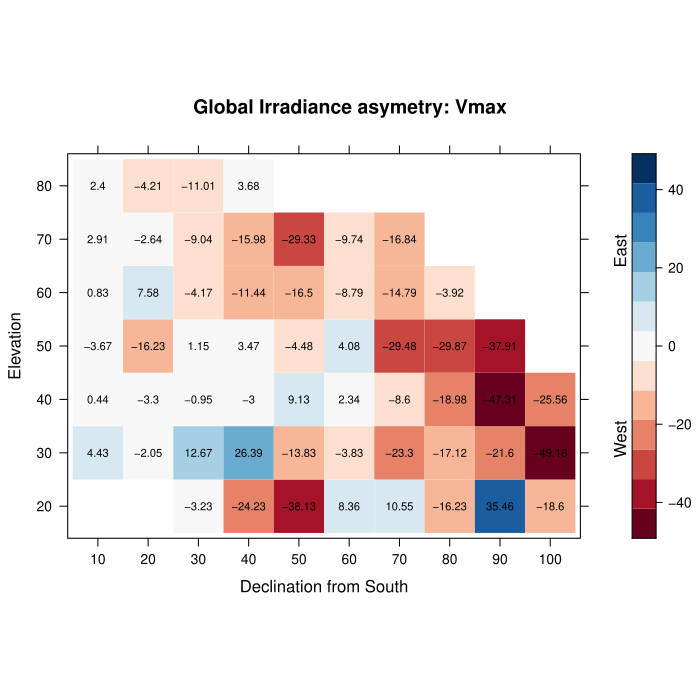

The script that drew this image:
#!/usr/bin/env Rscript
#' Copyright (C) 2016 Athanasios Natsis <natsisathanasios@gmail.com>
#'

# https://stackoverflow.com/questions/48921217/r-center-red-to-blue-color-palette-at-0-in-levelplot

####  Clear environment  -------------------------------------------------------
closeAllConnections()
rm(list = (ls()[ls() != ""]))
Sys.setenv(TZ = "UTC")
tic = Sys.time()
Script.Name = funr::sys.script()
if(!interactive())pdf(file=sub("\\.R$",".pdf",Script.Name))
# sink(file=sub("\\.R$",".out",Script.Name,),split=TRUE)

library(data.table)
library(reshape2)
library(lattice)
library(RColorBrewer)

sza_bin  <- 10
azi_bin  <- 10
min_elev <- 15
max_nor  <- 100
since    <- 2016
p_lim    <- 0.05   ## statistical sign
rel_lim  <- 0.3    ## limit percent difference in N

#### LOAD DATA #################################################################

## Using Clear Sky data
filelist <- list.files(path = "/home/athan/DATA/Broad_Band",
                     pattern = "Clear_Sky_20[1-2][0-9]+.Rds",
                     full.names = T)

## Since 2016
data <- data.table()
for (af in filelist) {
    temp <- readRDS(af)
    if (any(year(temp$Date30) >= since)) {
        data <- rbind(data,temp)
    }
}

## Keep only flagged as clear
data <- data[ CSflag == 0 ]
## Declination from North
data[, North := Azimuth - 180 ]

## Exclude extreme angles
data <- data[ Elevat    > min_elev ]
data <- data[ abs(North)< max_nor  ]


## Bin sza and azimuth
data[, SZA_BIN := sza_bin * (SZA     %/% sza_bin) ]
data[, AZI_BIN := sza_bin * (Azimuth %/% azi_bin) ]

## symmetric binning around zero
data[, NOR_BIN := sign(North) * azi_bin * ( abs(North) %/% azi_bin + 1) ]

## Break in direct and global data
datGLB <- data[ QCF_GLB == "good" & !is.na(wattGLB) ]
data   <- datGLB


####  ANALYSIS  ################################################################


# hist(data$wattDIR)
# hist(data$wattHOR)
# hist(data$North)
#
# summary(data$wattDIR)
# summary(data$wattHOR)


pwelch <- function( Ma, Mb, Sa, Sb, Na, Nb ) {
    ## get p value
    abs(
        ## compute t welch value
        ( Ma - Mb ) / ( sqrt(( Sa^2 / Na ) + ( Sb^2 / Nb)) )
    )
}


## represent data by some metric

VAR <- "wattGLB"
data[ , Month := month(Day) ]
sky <- data[, .( Vmax = max(get(VAR),    na.rm = T ),
                 Vmin = min(get(VAR),    na.rm = T ),
                 Vavg = mean(get(VAR),   na.rm = T ),
                 Vmed = median(get(VAR), na.rm = T ),
                 VN   = sum(!is.na(get(VAR))),
                 Vsd  = sd(get(VAR), na.rm = T )   ),
            by = c("NOR_BIN", "SZA_BIN" )]

sky_m <- data[, .( Vmax = max(get(VAR),    na.rm = T ),
                 Vmin = min(get(VAR),    na.rm = T ),
                 Vavg = mean(get(VAR),   na.rm = T ),
                 Vmed = median(get(VAR), na.rm = T ),
                 VN   = sum(!is.na(get(VAR))),
                 Vsd  = sd(get(VAR), na.rm = T )   ),
            by = .(NOR_BIN, SZA_BIN, MONTH = month(Day) )]


sky[, AZI_BIN := NOR_BIN + 180 ]


# plot(sky$NOR_BIN, sky$SZA_BIN, pch=15)
#
# mtx <- acast(sky, NOR_BIN~-SZA_BIN, value.var="Vmax")
# mtx[is.na(mtx)] <- 0




#### whole period create symmetric diffs ####
WE <- data.table( sky[ NOR_BIN > 0 ] )
ES <- data.table( sky[ NOR_BIN < 0 ] )

wecare <- grep("^V", names(sky), value = T)



sky_temp <- unique( sky[, NOR_BIN, SZA_BIN] )
sky_temp <- sky_temp[ NOR_BIN > 0 ]

sky_diff <- data.table()
sky_rati <- data.table()
for (ii in 1:nrow(sky_temp)) {
    li <- sky_temp[ii,]

    tempWE <- WE[ SZA_BIN == li$SZA_BIN & abs(NOR_BIN) == abs(li$NOR_BIN), ..wecare  ]
    tempES <- ES[ SZA_BIN == li$SZA_BIN & abs(NOR_BIN) == abs(li$NOR_BIN), ..wecare  ]

    if (all(dim(tempWE) == c(1,length(wecare))) & all(dim(tempES) == c(1,length(wecare)))) {

        ## valid only for avg
        tw_avg <- pwelch( tempWE$Vavg, tempES$Vavg,
                          tempWE$Vsd,  tempES$Vsd,
                          tempWE$VN,   tempES$VN   )

        ##  two-tailed p-value
        pw_avg  <- 2*pt(q=tw_avg, df= (tempWE$VN + tempES$VN - 2 ), lower.tail=FALSE)

        ## Right-tailed p-value
        pw_avgR <-   pt(q=tw_avg, df= (tempWE$VN + tempES$VN - 2 ), lower.tail=FALSE)

        ## left-tailed p-value
        pw_avgL <-   pt(q=tw_avg, df= (tempWE$VN + tempES$VN - 2 ), lower.tail=TRUE )



        sky_diff <- rbind(sky_diff,
                          cbind(li,
                                tempES - tempWE,
                                tw_avg, pw_avg,
                                relN = (tempES$VN - tempWE$VN ) / tempWE$VN,
                                pw_avgR, pw_avgL) )
        sky_rati <- rbind(sky_rati,
                          cbind(li, tempES / tempWE) )
    }
}

####  monthly create symmetric diffs  ####
WE <- data.table( sky_m[ NOR_BIN > 0 ] )
ES <- data.table( sky_m[ NOR_BIN < 0 ] )

sky_temp   <- unique( sky_m[, .(NOR_BIN, SZA_BIN) ] )
sky_temp   <- sky_temp[ NOR_BIN > 0 ]
sky_diff_m <- data.table()

for (im in 1:12) {
    for (ii in 1:nrow(sky_temp)) {
        li <- sky_temp[ii,]

        tempWE <- WE[ SZA_BIN == li$SZA_BIN & abs(NOR_BIN) == abs(li$NOR_BIN) & MONTH == im , ..wecare  ]
        tempES <- ES[ SZA_BIN == li$SZA_BIN & abs(NOR_BIN) == abs(li$NOR_BIN) & MONTH == im, ..wecare  ]


        if (all(dim(tempWE) == c(1,length(wecare))) & all(dim(tempES) == c(1,length(wecare)))) {

            sky_diff_m <- rbind(sky_diff_m,
                                cbind(li,
                                      MONTH = im,
                                      tempES - tempWE,
                                      tw_avg, pw_avg,
                                      relN = (tempES$VN - tempWE$VN ) / tempWE$VN,
                                      pw_avgR, pw_avgL) )
        }
    }
}


## add all the missing pixels
all_pixels <- expand.grid(
    NOR_BIN = seq(range(sky_diff$NOR_BIN)[1], range(sky_diff$NOR_BIN)[2], azi_bin ),
    SZA_BIN = seq(range(sky_diff$SZA_BIN)[1], range(sky_diff$SZA_BIN)[2], sza_bin )
)
sky_diff <- merge(sky_diff, all_pixels, all = T)

all_pixels <- expand.grid(
    NOR_BIN = seq(range(sky_diff$NOR_BIN)[1], range(sky_diff$NOR_BIN)[2], azi_bin ),
    SZA_BIN = seq(range(sky_diff$SZA_BIN)[1], range(sky_diff$SZA_BIN)[2], sza_bin ),
    MONTH   = 1:12
)
sky_diff_m <- merge(sky_diff_m, all_pixels, all = T)





## select colors
breaks <- 13
Ocols   <- colorRampPalette(brewer.pal(breaks, "RdBu"))(breaks)


## plot all variables
for (av in c(wecare, "relN")) {
    mtx <- acast(sky_diff, NOR_BIN~90-SZA_BIN, value.var = av )
    ## symmetric scale
    max_abs <- max(abs(mtx), na.rm = T)
    brk     <- do.breaks(c(-max_abs, max_abs), breaks)
    print(
        levelplot(mtx,
                  ylab = "Elevation",
                  xlab = "Declination from South",
                  ylab.right = "West                                 East",
                  main = paste("Global Irradiance asymetry:", av),
                  col.regions = Ocols,
                  at = brk,
                  panel=function(...) {
                      arg <- list(...)
                      panel.levelplot(...)
                      panel.text(arg$x,
                                 arg$y,
                                 ifelse(!is.na(arg$z),round(arg$z,2),""),
                                 cex=0.7)
                  },
                  colorkey = list(col = Ocols,
                                  at = brk),
                  par.settings = list(
                      layout.widths = list(
                          axis.key.padding = 0.5,
                          ylab.right = 2))
                   )
    )

#     ## asymmetric scale
#     max_abs <- max(abs(mtx), na.rm = T)
#     brk     <- do.breaks(c(-max_abs, max_abs), breaks)
#     first_true <- which.max(brk > min(mtx,na.rm = T))
#     brk  <- brk[(first_true -1):length(brk)]
#     cols <- Ocols[(first_true -1):length(Ocols)]
#     print(
#     levelplot(mtx,
#               col.regions = cols,
#               at = brk,
#               colorkey = list(col = cols,
#                               at = brk),
#               main = av
#     )
# )
    ## For testing
    # print( levelplot(mtx, main=av) )
}


#### Plot meta stats ####

# dcare <- c("tw_avg", "pw_avg", "pw_avgR", "pw_avgL" )
dcare <- c( "pw_avg" )
for (av in dcare) {
    mtx <- acast(sky_diff, NOR_BIN~90-SZA_BIN, value.var = av )

    ## symmetric scale
    max_abs <- max(abs(mtx), na.rm = T)
    brk     <- do.breaks(c(0, max_abs), breaks)
    print(
        levelplot(mtx,
                  ylab = "Elevation",
                  xlab = "Declination from South",
                  ylab.right = "More Sig.                        Less Sig.",
                  main = paste("Global Irradiance asymetry:", av),
                  # col.regions = Ocols,
                  at = brk,
                  panel=function(...) {
                      arg <- list(...)
                      panel.levelplot(...)
                      panel.text(arg$x,
                                 arg$y,
                                 ifelse(!is.na(arg$z),round(arg$z,3),""),
                                 cex=0.7)
                  },
                  # colorkey = list(col = Ocols,
                  #                 at = brk),
                  par.settings = list(
                      layout.widths = list(
                          axis.key.padding = 0.5,
                          ylab.right = 2))
        )
    )
}


####  Selective plot  ####

## exclude values using p value and data available
av  <- "Vavg"
mtx <- acast(sky_diff, NOR_BIN~90-SZA_BIN, value.var =  av )
mtp <- acast(sky_diff, NOR_BIN~90-SZA_BIN, value.var = "pw_avg" )
mtr <- acast(sky_diff, NOR_BIN~90-SZA_BIN, value.var = "relN" )
mtx[ mtp > p_lim ] <- NA
mtx[ abs(mtr) > rel_lim ] <- NA

## symmetric scale
max_abs <- max(abs(mtx), na.rm = T)
brk     <- do.breaks(c(-max_abs, max_abs), breaks)
print(
    levelplot(mtx,
              ylab = "Elevation",
              xlab = "Declination from South",
              ylab.right = "West                                 East",
              main = paste("Global Irradiance asymetry:", av, "p <", p_lim, "relN <", rel_lim ),
              col.regions = Ocols,
              at = brk,
              panel=function(...) {
                  arg <- list(...)
                  panel.levelplot(...)
                  panel.text(arg$x,
                             arg$y,
                             ifelse(!is.na(arg$z),round(arg$z,2),""),
                             cex=0.7)
              },
              colorkey = list(col = Ocols,
                              at = brk),
              par.settings = list(
                  layout.widths = list(
                      axis.key.padding = 0.5,
                      ylab.right = 2))
    )
)









#### plot monthly mean difference
av  <- "Vavg"
for (im in 1:12) {
    temp <- sky_diff_m[MONTH == im]

    mtx <- acast(temp, NOR_BIN~90-SZA_BIN, value.var = av )
    ## symmetric scale
    max_abs <- max(abs(mtx), na.rm = T)
    brk     <- do.breaks(c(-max_abs, max_abs), breaks)
    print(
        levelplot(mtx,
                  ylab = "Elevation",
                  xlab = "Declination from South",
                  ylab.right = "West                                 East",
                  main = paste("Global Irradiance asymetry:", av, "Month:",im),
                  col.regions = Ocols,
                  at = brk,
                  panel=function(...) {
                      arg <- list(...)
                      panel.levelplot(...)
                      panel.text(arg$x,
                                 arg$y,
                                 ifelse(!is.na(arg$z),round(arg$z,2),""),
                                 cex=0.7)
                  },
                  colorkey = list(col = Ocols,
                                  at = brk),
                  par.settings = list(
                      layout.widths = list(
                          axis.key.padding = 0.5,
                          ylab.right = 2))
        )
    )
}




# ## plot stats on rations
# for (av in wecare) {
#
#     mtx <- acast(sky_rati, NOR_BIN~90-SZA_BIN, value.var = av )
#
#     ## symmetric scale
#     max_abs <- max(abs(1-mtx), na.rm = T)
#     brk     <- do.breaks(c(1-max_abs, 1+max_abs), breaks)
#     print(
#         levelplot(mtx,
#                   ylab = "Elevation",
#                   xlab = "Declination from South",
#                   ylab.right = "West                                 East",
#                   main = paste("Global Irradiance Ratio:", av),
#                   col.regions = Ocols,
#                   at = brk,
#                   panel=function(...) {
#                       arg <- list(...)
#                       panel.levelplot(...)
#                       panel.text(arg$x,
#                                  arg$y,
#                                  ifelse(!is.na(arg$z),round(arg$z,2),""),
#                                  cex=0.7)
#                   },
#                   colorkey = list(col = Ocols,
#                                   at = brk),
#                   par.settings = list(
#                       layout.widths = list(
#                           axis.key.padding = 0.5,
#                           ylab.right = 2))
#                    )
#     )

    #     ## asymmetric scale
    #     max_abs <- max(abs(mtx), na.rm = T)
    #     brk     <- do.breaks(c(-max_abs, max_abs), breaks)
    #     first_true <- which.max(brk > min(mtx,na.rm = T))
    #     brk  <- brk[(first_true -1):length(brk)]
    #     cols <- Ocols[(first_true -1):length(Ocols)]
    #
    #     print(
    #     levelplot(mtx,
    #               col.regions = cols,
    #               at = brk,
    #               colorkey = list(col = cols,
    #                               at = brk),
    #               main = av
    #     )
    # )

    ## For testing
    # print( levelplot(mtx, main=av) )

# }




##
# http://www.sthda.com/english/wiki/unpaired-two-samples-t-test-in-r





# R function to compute unpaired two-samples t-test
# t.test(x, y, alternative = "two.sided", var.equal = FALSE)
# R function to compute paired two-samples t-test
# t.test(x, y, paired = TRUE, alternative = "two.sided")

## stats and asymmetry by month


## stats and asymmetry by bin of dates








tac = Sys.time();
cat(paste("\n  --  ",  Script.Name, " DONE  --  \n\n"))
cat(sprintf("%s %-10s %-10s %-20s  %f mins\n\n",Sys.time(),Sys.info()["nodename"],Sys.info()["login"],Script.Name,difftime(tac,tic,units="mins")))



#'
#' | CS Flag | Test |
#' |:-------:|:--------------------------------------------------------------|
#' |   NA    | Undefined, untested                                           |
#' |    0    | Passed as clear sky                                           |
#' |    1    | Mean value of irradiance during the time period (MeanVIP)     |
#' |    2    | Max Value of Irradiance during the time Period (MaxVIP)       |
#' |    3    | Variability in irradiance by the length (VIL)                 |
#' |    4    | Variance of Changes in the Time series (VCT)                  |
#' |    5    | Variability in the Shape of the irradiance Measurements (VSM) |
#' |    6    | Low Direct Irradiance limit (LDI)                             |
#' |    7    | Low Global Irradiance limit (LGI)                             |
#' |    8    | Too Few CS point for the day (FCS)                            |
#' |    9    | Too Few data points for the day                               |
#' |   10    | Missing Data                                                  |
#'
